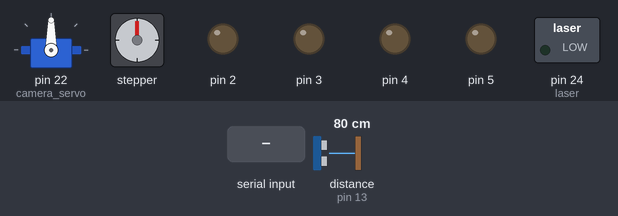
Simulated run of this sketch. Board: Arduino Mega 2560, built with avr-gcc and run on an emulated ATmega2560. Shown: servo, stepper motor, switched loads named in the sketch (green lamp = pin HIGH), output pins drawn as LEDs (lit = HIGH). Wiring (inferred from the names in the program): ultrasonic range finder: trigger pin 12; echo pin 13. Inputs (shaded band) come from the test bench; at power-on: distance to the obstacle (sensor on pin 13) 80 cm. The echo pulse lasts 58.3 µs per cm; stepper angles assume 200 steps per turn; pins used as bus, display or sensor lines are not drawn.

Above: at 1.2 s.
1.3 s: "l" received over Serial
At 1.45 s:
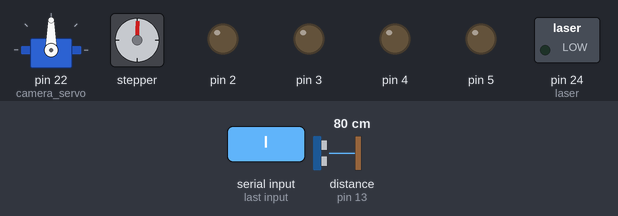
4.3 s: "r" received over Serial
At 4.45 s:
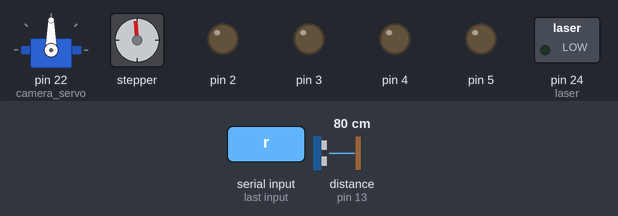
7.3 s: "u" received over Serial
At 7.9 s:
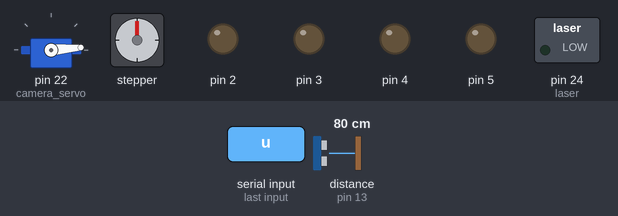
8.8 s: "*" received over Serial
At 9.6 s:
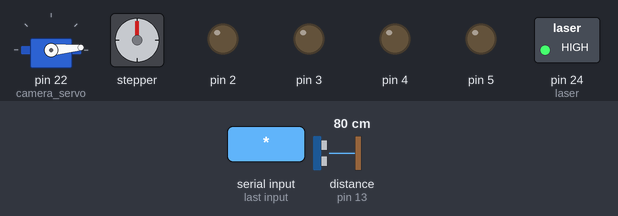
11.3 s: byte 82 ('R') received over Serial
12.8 s: "l" received over Serial
At 13.25 s:
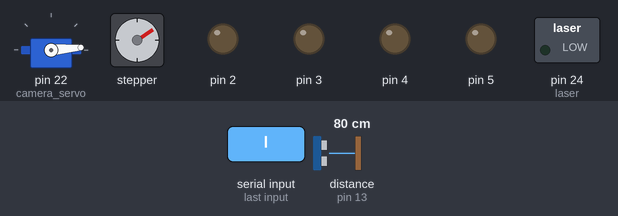
Timing chart, 0 to 16.3 s (numbered marks = the images above; inputs shaded):
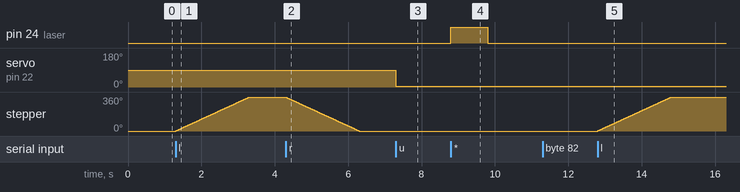

Measured:
- after the input at 1.3 s, stepper: turns 360° clockwise in 2.0 s, starting at once
- after the input at 4.3 s, stepper: turns 360° counter-clockwise in 2.0 s, starting at once
- after the input at 7.3 s, servo on pin 22 (camera_servo): 90° → 5° at once
- after the input at 8.8 s, pin 24 (laser): LOW → HIGH at once, → LOW 1.0 s later
- after the input at 12.8 s, stepper: turns 360° clockwise in 2.0 s, starting at once

The sketch:

robot_code_v3.ino
```cpp
///////////libarry//////////
#include <Servo.h>
#include <Stepper.h>
#include <SoftwareSerial.h>
/////////////variable/////////
char command = 0;
int speedR = 90;
int speedL = 90;
unsigned char speed_limit = 200;

// camera

int pos =0;
int limit = 91;
const int stepsPerRevolution = 200;


///////////////////define
#define mlb  8
#define mrb  9

#define laser 24
bool status = 0;


int trigPin = 12;
int echoPin = 13;


//  IN1-IN3-IN2-IN4
Stepper camera_step = Stepper(stepsPerRevolution, 8, 10, 9, 11);
Servo camera_servo;

int t = 0 , s = 2;
int duration  , distance;

void motor(int left, int right, int time) {
  //////////right/////////
  if (right < 0) {
    analogWrite(2, -right);
    analogWrite(3, 0);
  } else {
    analogWrite(2, 0);
    analogWrite(3, right);
  }

  /////////left////////
  if (left < 0) {
    analogWrite(4, -left);
    analogWrite(5, 0);
  } else {
    analogWrite(4, 0);
    analogWrite(5, left);
  }
  delay(time);
}


void setup() {

  Serial.begin(9600);
  /////////////////srf front////////////
  pinMode(trigPin, OUTPUT);
  // Set the echo pin as INPUT
  pinMode(echoPin, INPUT);

  ////////////pinMode/////////
  pinMode(2, OUTPUT);
  pinMode(3, OUTPUT);
  pinMode(4, OUTPUT);
  pinMode(5, OUTPUT);
  ////////////microw/////////
  pinMode(8,INPUT_PULLUP);
  pinMode(9,INPUT_PULLUP);
  ////////////////

  pinMode(laser,OUTPUT);
  //_______________CAMERA_____________
  camera_servo.attach(22);
}
void conntrol()
{
  while (Serial.available() > 0) {
    command = Serial.read();


   //_____________CAMERA_____________
   // step
   if(command == 'l'){
      camera_step.setSpeed(30);
	    camera_step.step(stepsPerRevolution);
      delay(150);
   }
   else if(command == 'r'){
       camera_step.setSpeed(30);
	    camera_step.step(-stepsPerRevolution);
      delay(150);
   }
   // servo
   else if(command == 'u'){

      if(pos < limit){
            pos = pos + 5;
      }
      camera_servo.write(pos);
      delay(15);
   }
   else if(command == 'd'){
    if(pos > 0){
            pos = pos - 5;
      }
      camera_servo.write(pos);
      delay(15);
   }
   else if(command == '*'){

      digitalWrite(laser,1);
      delay(1000);
      digitalWrite(laser,0);
   }

   //_____________DISTANCE CONTROL_____________
   //  TIME
    if(command == '+'){
      t += 100;
      Serial.print("TIME = ");
      Serial.println(t);
      if(t>3000){
        t = 0;
        Serial.println("TIME RESETTED");
      }
    }
    else if(command == '-'){
      t -= 100;
      Serial.print("TIME = ");
      Serial.println(t);
      if(t<0){
        t = 0;
        Serial.println("TIME RESETTED");
      }
    }


 //_____________Forward_____________
    if (command == 'F') {
      if(distance > 10){
      motor(speedL ,speedR,0);
      delay(t);
        }
    }
    //motor(-speedL,-speedR,0);
 //_____________Backward_____________
    else if (command == 'B') {
      motor(-speedL,-speedR,0);
      delay(t);
    }


    //_____________LEFT_____________
    else if (command == 'L') {
      motor(-200,200,0);
      delay(t);
    }
    //_____________RIGHT_____________
    else if (command == 'R') {
      motor(200,-200,0);
      delay(t);
    }

   motor(0,0,0);


    } // WHILE


}

int calculateDistance(){

  digitalWrite(trigPin, LOW);
  delayMicroseconds(2);
  // Sets the trigPin on HIGH state for 10 micro seconds
  digitalWrite(trigPin, HIGH);
  delayMicroseconds(10);
  digitalWrite(trigPin, LOW);
  duration = pulseIn(echoPin, HIGH); // Reads the echoPin, returns the sound wave travel time in microseconds
  distance= duration*0.034/2;
  return distance;
}

void loop()
{

conntrol();
digitalWrite(trigPin, LOW);
  delayMicroseconds(2);
  // Sets the trigPin on HIGH state for 10 micro seconds
  digitalWrite(trigPin, HIGH);
  delayMicroseconds(10);
  digitalWrite(trigPin, LOW);
  duration = pulseIn(echoPin, HIGH); // Reads the echoPin, returns the sound wave travel time in microseconds
  distance= duration*0.034/2;


}
```
